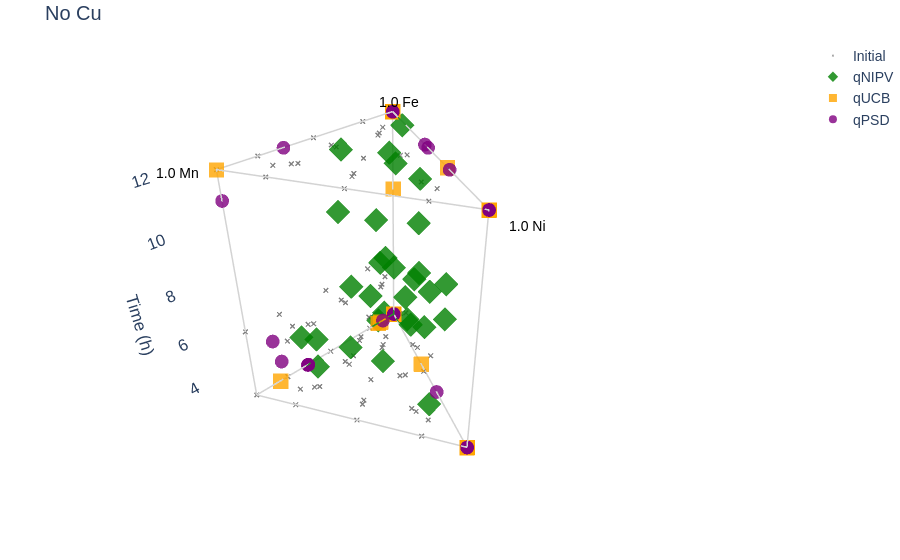
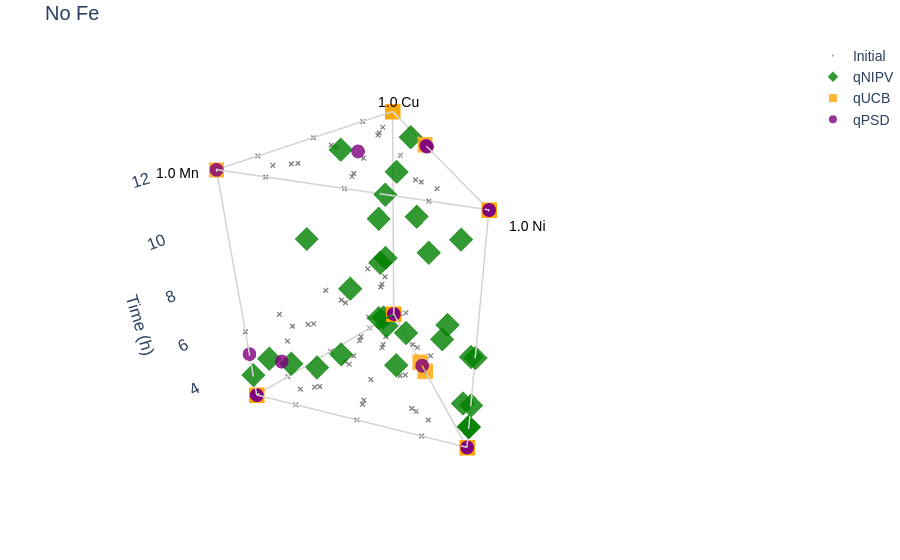
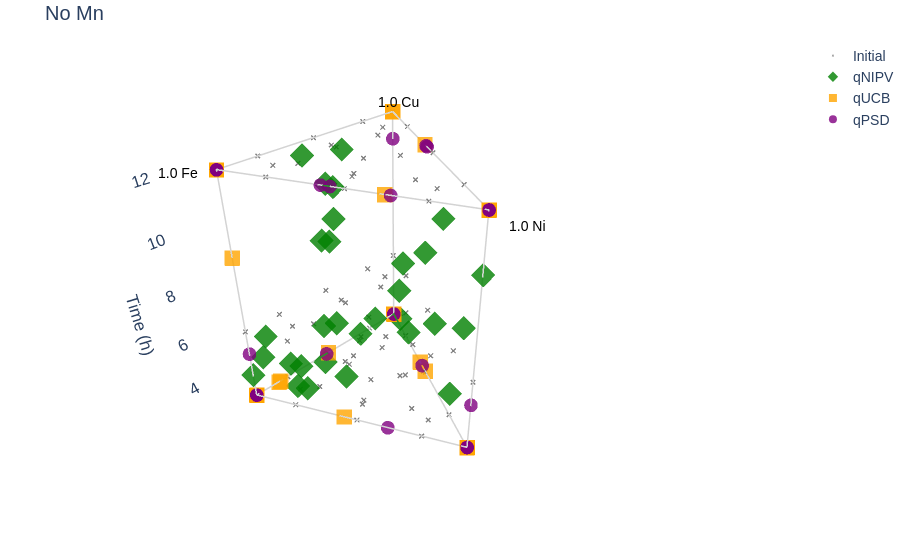
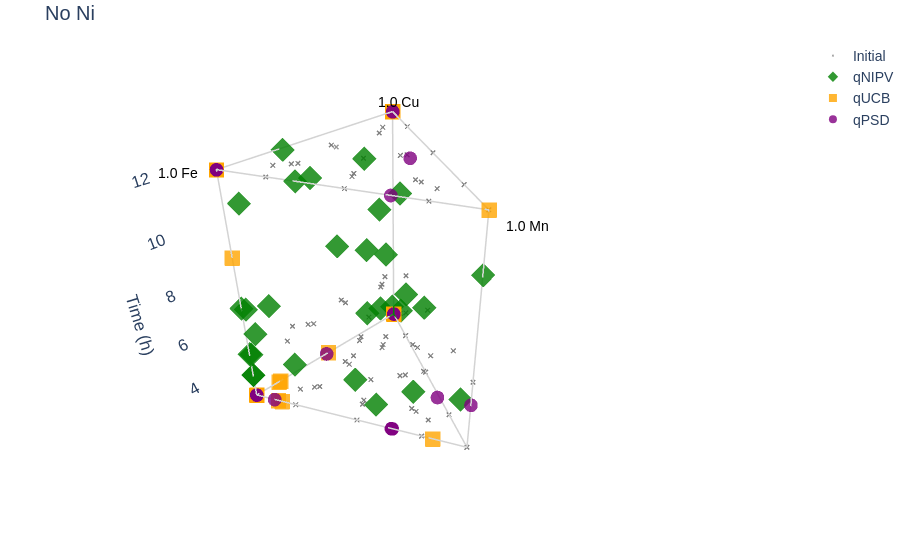

Notebook cell for these charts, in order:
### Code cell
# Prism plot of ternary diagram with Time as z axis value

import numpy as np
import plotly.graph_objects as go

# Set TMs
tms = ["Cu", "Fe", "Mn", "Ni"]

# Set z axis value
z_feature = "Time"
z_label = "Time (h)"

for i in range(len(tms)):

    other_tms = tms.copy()
    other_tms.remove(tms[i]) # removes a TM, length is 3

    # Make a ternary plot (equilateral triangle) in 2D cartesian
    total = combined_df[other_tms[0]] + combined_df[other_tms[1]] + combined_df[other_tms[2]]
    f_tm0 = combined_df[other_tms[0]] / total
    f_tm1 = combined_df[other_tms[1]] / total
    f_tm2 = combined_df[other_tms[2]] / total

    # Barycentric transformations such that tm0 vertex is (0, 0), tm1 vertex is (1, 0), tm2 vertex is (0.5, sqrt(3)/2)
    combined_df['X'] = f_tm1 + 0.5 * f_tm2
    combined_df['Y'] = f_tm2 * (np.sqrt(3) / 2)

    # Original dataset plotted in grey
    initial = combined_df[combined_df["Dataset"] == "initial"]
    qNIPV = combined_df[combined_df["Dataset"] == "qNIPV"]
    qUCB = combined_df[combined_df["Dataset"] == "qUCB"]
    qPSD = combined_df[combined_df["Dataset"] == "qPSD"]
    data = [go.Scatter3d(x=initial['X'], y=initial['Y'], z=initial[z_feature], mode='markers', name='Initial', marker=dict(size=2, color="grey", symbol="x"), opacity=0.8),
            go.Scatter3d(x=qNIPV['X'], y=qNIPV['Y'], z=qNIPV[z_feature], mode='markers', name='qNIPV', marker=dict(color='green', symbol='diamond'), opacity=0.8),
            go.Scatter3d(x=qUCB['X'], y=qUCB['Y'], z=qUCB[z_feature], mode='markers', name='qUCB', marker=dict(color='orange', symbol='square'), opacity=0.8),
            go.Scatter3d(x=qPSD['X'], y=qPSD['Y'], z=qPSD[z_feature], mode='markers', name='qPSD', marker=dict(color='purple', symbol='circle'), opacity=0.8)
    ]

    fig = go.Figure(data)

    # Prism outline using Cartesian coordinates of the 3 corners of the equilateral triangle
    corners = {
        other_tms[0]: (0.0, 0.0),
        other_tms[1]: (1.0, 0.0),
        other_tms[2]: (0.5, np.sqrt(3)/2)
    }
    z_min, z_max = combined_df[z_feature].min(), combined_df[z_feature].max()

    # Vertical wireframe line for each element corner from base to top
    for label, (cx, cy) in corners.items():
        fig.add_trace(go.Scatter3d(
            x=[cx, cx], y=[cy, cy], z=[z_min, z_max],
            mode='lines',
            line=dict(color='lightgray', width=3),
            name=f'{label} Axis Edge',
            showlegend=False
        ))

    # Lines betwen each corner at the base and top
    z_values = (z_min, z_max)
    for z in z_values:
        fig.add_trace(go.Scatter3d(
            x=[corners[other_tms[0]][0], corners[other_tms[1]][0], corners[other_tms[2]][0], corners[other_tms[0]][0]],
            y=[corners[other_tms[0]][1], corners[other_tms[1]][1], corners[other_tms[2]][1], corners[other_tms[0]][1]],
            z=[z, z, z, z],
            mode='lines',
            line=dict(color='lightgray', width=3),
            name='Base',
            showlegend=False
        ))

    # Position of corner labels
    centroid = np.array([0.5, np.sqrt(3)/6])
    scale = 1.25  # 25% larger triangle

    tm0_label = centroid + scale * (corners[other_tms[0]] - centroid)
    tm1_label = centroid + scale * (corners[other_tms[1]] - centroid)
    tm2_label = centroid + scale * (corners[other_tms[2]] - centroid)

    # Hide default 3D grid and add labels
    fig.update_layout(
        font=dict(family="Arial", size=14),
        scene=dict(

            xaxis=dict(showgrid=False, zeroline=False, showticklabels=False, title="", showbackground=False),
            yaxis=dict(showgrid=False, zeroline=False, showticklabels=False, title="", showbackground=False),
            zaxis=dict(title=z_label, showgrid=False, showbackground=False),

            annotations=[
                dict(x=tm0_label[0], y=tm0_label[1], z=z_max, text=f"1.0 {other_tms[0]}", showarrow=False, font=dict(color="black")),
                dict(x=tm1_label[0], y=tm1_label[1], z=z_max, text=f"1.0 {other_tms[1]}", showarrow=False, font=dict(color="black")),
                dict(x=tm2_label[0], y=tm2_label[1], z=z_max, text=f"1.0 {other_tms[2]}", showarrow=False, font=dict(color="black")),
            ]
        ),
        title = f"No {tms[i]}",
        margin=dict(l=0, r=0, b=0, t=40),
    )

    fig.show()

### Figure 1 — Plotly figure (JSON) as saved in the notebook; plotly's stock layout.template omitted (floating-point values rounded to 4 significant figures; data arrays with more than 128 entries replaced by an {"elided": "..."} marker saying what was removed)
{"data": [{"marker": {"color": "grey", "size": 2, "symbol": "x"}, "mode": "markers", "name": "Initial", "opacity": 0.8, "type": "scatter3d", "x": {"elided": "263 float values"}, "y": {"elided": "263 float values"}, "z": {"elided": "263 float values"}}, {"marker": {"color": "green", "symbol": "diamond"}, "mode": "markers", "name": "qNIPV", "opacity": 0.8, "type": "scatter3d", "x": [0.08906, 0.2474, 0.4879, 0.5213, 0.5042, 0.5492, 0.1882, 0.2111, 0.553, 0.4852, 0.6781, 0.3977, 0.2358, 0.1295, 0.1037, 0.1069, 0.1354, 0.5617, 0.2562, 0.6466, 0.82, 0.2741, 0.1117, 0.5661, 0.2308, 0.5919, 0.7378, 0.5313, 0.3817, 0.6809], "y": [0.08012, 0.3455, 0.6999, 0.6663, 0.1663, 0.4286, 0.326, 0.2009, 0.1786, 0.3328, 0.5575, 0.04397, 0.04616, 0.0, 0.1464, 0.173, 0.2345, 0.6177, 0.3741, 0.3325, 0.2692, 0.4585, 0.1925, 0.4269, 0.3998, 0.0, 0.06522, 0.7336, 0.3162, 0.5376], "z": [6.0, 7.0, 9.0, 4.0, 12.0, 7.0, 7.0, 11.0, 10.0, 6.0, 10.0, 3.0, 5.0, 8.0, 12.0, 5.0, 4.0, 11.0, 11.0, 8.0, 5.0, 7.0, 4.0, 9.0, 5.0, 4.0, 5.0, 8.0, 12.0, 6.0]}, {"marker": {"color": "orange", "symbol": "square"}, "mode": "markers", "name": "qUCB", "opacity": 0.8, "type": "scatter3d", "x": [0.2188, 1.0, 0.0, 0.5, 0.0, NaN, NaN, 0.5, 0.5, 0.5, 0.0, 0.1118, 0.0, 0.0, NaN, 0.5, 0.5, 0.0, 0.3227, 0.5, 0.0, 0.0, 0.5, 0.0, 0.8485, 0.1307, 0.0, 0.5, 0.5, NaN], "y": [0.3791, 0.0, 0.0, 0.866, 0.0, NaN, NaN, 0.866, 0.866, 0.866, 0.0, 0.0, 0.0, 0.0, NaN, 0.866, 0.866, 0.0, 0.559, 0.866, 0.0, 0.0, 0.866, 0.0, 0.0, 0.0, 0.0, 0.866, 0.866, NaN], "z": [3.0, 12.0, 3.0, 12.0, 12.0, 3.0, 12.0, 12.0, 3.0, 3.0, 3.0, 3.0, 3.0, 3.0, 3.0, 3.0, 3.0, 12.0, 12.0, 12.0, 9.0, 3.0, 3.0, 3.0, 3.0, 3.0, 12.0, 12.0, 3.0, 12.0]}, {"marker": {"color": "purple", "symbol": "circle"}, "mode": "markers", "name": "qPSD", "opacity": 0.8, "type": "scatter3d", "x": [0.663, NaN, 0.5, 0.2227, 0.5, 0.0, 0.0, 0.0928, 0.0, 0.5, 0.5, 0.3222, 0.5, 0.5, 0.8607, 0.0, NaN, 0.6609, 0.0, 1.0, 0.5, 0.6649, 0.205, 0.0, 0.6668, 0.5, 0.3331, 0.9212, 0.5, 0.0], "y": [0.0, NaN, 0.866, 0.3857, 0.866, 0.0, 0.0, 0.0, 0.0, 0.866, 0.866, 0.5582, 0.866, 0.866, 0.0, 0.0, NaN, 0.0, 0.0, 0.0, 0.866, 0.0, 0.3551, 0.0, 0.0, 0.866, 0.5769, 0.1366, 0.866, 0.0], "z": [3.0, 3.0, 12.0, 12.0, 3.0, 12.0, 3.0, 3.0, 3.0, 12.0, 3.0, 3.0, 12.0, 12.0, 5.0, 3.0, 3.0, 3.0, 12.0, 11.0, 3.0, 3.0, 12.0, 12.0, 12.0, 12.0, 12.0, 5.0, 3.0, 3.0]}, {"line": {"color": "lightgray", "width": 3}, "mode": "lines", "name": "Fe Axis Edge", "showlegend": false, "type": "scatter3d", "x": [0, 0], "y": [0, 0], "z": [3, 12]}, {"line": {"color": "lightgray", "width": 3}, "mode": "lines", "name": "Mn Axis Edge", "showlegend": false, "type": "scatter3d", "x": [1, 1], "y": [0, 0], "z": [3, 12]}, {"line": {"color": "lightgray", "width": 3}, "mode": "lines", "name": "Ni Axis Edge", "showlegend": false, "type": "scatter3d", "x": [0.5, 0.5], "y": [0.866, 0.866], "z": [3, 12]}, {"line": {"color": "lightgray", "width": 3}, "mode": "lines", "name": "Base", "showlegend": false, "type": "scatter3d", "x": [0, 1, 0.5, 0], "y": [0, 0, 0.866, 0], "z": [3, 3, 3, 3]}, {"line": {"color": "lightgray", "width": 3}, "mode": "lines", "name": "Base", "showlegend": false, "type": "scatter3d", "x": [0, 1, 0.5, 0], "y": [0, 0, 0.866, 0], "z": [12, 12, 12, 12]}], "layout": {"font": {"family": "Arial", "size": 14}, "margin": {"b": 0, "l": 0, "r": 0, "t": 40}, "scene": {"annotations": [{"font": {"color": "black"}, "showarrow": false, "text": "1.0 Fe", "x": -0.125, "y": -0.07217, "z": 12}, {"font": {"color": "black"}, "showarrow": false, "text": "1.0 Mn", "x": 1.125, "y": -0.07217, "z": 12}, {"font": {"color": "black"}, "showarrow": false, "text": "1.0 Ni", "x": 0.5, "y": 1.01, "z": 12}], "xaxis": {"showbackground": false, "showgrid": false, "showticklabels": false, "title": {"text": ""}, "zeroline": false}, "yaxis": {"showbackground": false, "showgrid": false, "showticklabels": false, "title": {"text": ""}, "zeroline": false}, "zaxis": {"showbackground": false, "showgrid": false, "title": {"text": "Time (h)"}}}, "title": {"text": "No Cu"}}}

### Figure 2 — Plotly figure (JSON) as saved in the notebook; plotly's stock layout.template omitted (floating-point values rounded to 4 significant figures; data arrays with more than 128 entries replaced by an {"elided": "..."} marker saying what was removed)
{"data": [{"marker": {"color": "grey", "size": 2, "symbol": "x"}, "mode": "markers", "name": "Initial", "opacity": 0.8, "type": "scatter3d", "x": {"elided": "263 float values"}, "y": {"elided": "263 float values"}, "z": {"elided": "263 float values"}}, {"marker": {"color": "green", "symbol": "diamond"}, "mode": "markers", "name": "qNIPV", "opacity": 0.8, "type": "scatter3d", "x": [0.6582, 0.5062, 0.3527, 0.207, 0.5053, 0.5782, 0.5, 0.2762, 0.8054, 0.4701, 0.6781, 0.4772, 0.8984, 0.1105, 0.1862, 0.5169, 0.5, 0.5275, 0.5426, 0.6611, 0.827, 0.5087, 0.5013, 0.5657, 0.5, 1.0, 0.9514, 0.5522, 0.6765, 0.487], "y": [0.5921, 0.7069, 0.5059, 0.2646, 0.1667, 0.4511, 0.866, 0.2628, 0.2601, 0.3224, 0.5575, 0.05275, 0.1759, 0.0, 0.2629, 0.8367, 0.866, 0.5801, 0.7923, 0.3399, 0.2715, 0.8509, 0.8637, 0.4266, 0.866, 0.0, 0.0841, 0.7625, 0.5603, 0.3845], "z": [6.0, 7.0, 9.0, 4.0, 12.0, 7.0, 7.0, 11.0, 10.0, 6.0, 10.0, 3.0, 5.0, 8.0, 12.0, 5.0, 4.0, 11.0, 11.0, 8.0, 5.0, 7.0, 4.0, 9.0, 5.0, 4.0, 5.0, 8.0, 12.0, 6.0]}, {"marker": {"color": "orange", "symbol": "square"}, "mode": "markers", "name": "qUCB", "opacity": 0.8, "type": "scatter3d", "x": [0.5, 1.0, NaN, 0.5, NaN, 0.0, 0.0, 0.2057, 0.5, 0.5, NaN, 1.0, 0.0, 0.0, 0.0, 0.5, 0.246, NaN, 0.5, 0.5, NaN, NaN, 0.5, 0.0, 1.0, 1.0, NaN, 0.5, 0.2095, 0.0], "y": [0.866, 0.0, NaN, 0.866, NaN, 0.0, 0.0, 0.3564, 0.866, 0.866, NaN, 0.0, 0.0, 0.0, 0.0, 0.866, 0.4261, NaN, 0.866, 0.866, NaN, NaN, 0.866, 0.0, 0.0, 0.0, NaN, 0.866, 0.363, 0.0], "z": [3.0, 12.0, 3.0, 12.0, 12.0, 3.0, 12.0, 12.0, 3.0, 3.0, 3.0, 3.0, 3.0, 3.0, 3.0, 3.0, 3.0, 12.0, 12.0, 12.0, 9.0, 3.0, 3.0, 3.0, 3.0, 3.0, 12.0, 12.0, 3.0, 12.0]}, {"marker": {"color": "purple", "symbol": "circle"}, "mode": "markers", "name": "qPSD", "opacity": 0.8, "type": "scatter3d", "x": [1.0, 0.0, 0.5, 0.5, 0.5, NaN, NaN, 1.0, 0.0, 0.2114, 0.5, 0.5, 0.2168, 0.5, 1.0, NaN, 0.0, 1.0, NaN, 0.2383, 0.5, 1.0, 0.5, NaN, 1.0, 0.5, 0.5, 0.9212, 0.2241, NaN], "y": [0.0, 0.0, 0.866, 0.866, 0.866, NaN, NaN, 0.0, 0.0, 0.3661, 0.866, 0.866, 0.3755, 0.866, 0.0, NaN, 0.0, 0.0, NaN, 0.0, 0.866, 0.0, 0.866, NaN, 0.0, 0.866, 0.866, 0.1366, 0.3882, NaN], "z": [3.0, 3.0, 12.0, 12.0, 3.0, 12.0, 3.0, 3.0, 3.0, 12.0, 3.0, 3.0, 12.0, 12.0, 5.0, 3.0, 3.0, 3.0, 12.0, 11.0, 3.0, 3.0, 12.0, 12.0, 12.0, 12.0, 12.0, 5.0, 3.0, 3.0]}, {"line": {"color": "lightgray", "width": 3}, "mode": "lines", "name": "Cu Axis Edge", "showlegend": false, "type": "scatter3d", "x": [0, 0], "y": [0, 0], "z": [3, 12]}, {"line": {"color": "lightgray", "width": 3}, "mode": "lines", "name": "Mn Axis Edge", "showlegend": false, "type": "scatter3d", "x": [1, 1], "y": [0, 0], "z": [3, 12]}, {"line": {"color": "lightgray", "width": 3}, "mode": "lines", "name": "Ni Axis Edge", "showlegend": false, "type": "scatter3d", "x": [0.5, 0.5], "y": [0.866, 0.866], "z": [3, 12]}, {"line": {"color": "lightgray", "width": 3}, "mode": "lines", "name": "Base", "showlegend": false, "type": "scatter3d", "x": [0, 1, 0.5, 0], "y": [0, 0, 0.866, 0], "z": [3, 3, 3, 3]}, {"line": {"color": "lightgray", "width": 3}, "mode": "lines", "name": "Base", "showlegend": false, "type": "scatter3d", "x": [0, 1, 0.5, 0], "y": [0, 0, 0.866, 0], "z": [12, 12, 12, 12]}], "layout": {"font": {"family": "Arial", "size": 14}, "margin": {"b": 0, "l": 0, "r": 0, "t": 40}, "scene": {"annotations": [{"font": {"color": "black"}, "showarrow": false, "text": "1.0 Cu", "x": -0.125, "y": -0.07217, "z": 12}, {"font": {"color": "black"}, "showarrow": false, "text": "1.0 Mn", "x": 1.125, "y": -0.07217, "z": 12}, {"font": {"color": "black"}, "showarrow": false, "text": "1.0 Ni", "x": 0.5, "y": 1.01, "z": 12}], "xaxis": {"showbackground": false, "showgrid": false, "showticklabels": false, "title": {"text": ""}, "zeroline": false}, "yaxis": {"showbackground": false, "showgrid": false, "showticklabels": false, "title": {"text": ""}, "zeroline": false}, "zaxis": {"showbackground": false, "showgrid": false, "title": {"text": "Time (h)"}}}, "title": {"text": "No Fe"}}}

### Figure 3 — Plotly figure (JSON) as saved in the notebook; plotly's stock layout.template omitted (floating-point values rounded to 4 significant figures; data arrays with more than 128 entries replaced by an {"elided": "..."} marker saying what was removed)
{"data": [{"marker": {"color": "grey", "size": 2, "symbol": "x"}, "mode": "markers", "name": "Initial", "opacity": 0.8, "type": "scatter3d", "x": {"elided": "263 float values"}, "y": {"elided": "263 float values"}, "z": {"elided": "263 float values"}}, {"marker": {"color": "green", "symbol": "diamond"}, "mode": "markers", "name": "qNIPV", "opacity": 0.8, "type": "scatter3d", "x": [0.9517, 0.7572, 0.3638, 0.1934, 0.5011, 0.5294, 0.8118, 0.5879, 0.7699, 0.4849, 0.5, 0.5802, 0.9663, 0.4548, 0.6641, 0.8994, 0.8646, 0.4655, 0.775, 0.5161, 0.512, 0.7328, 0.8888, 0.4995, 0.7692, 1.0, 0.8744, 0.5211, 0.772, 0.3079], "y": [0.0837, 0.3476, 0.4972, 0.2691, 0.1681, 0.5033, 0.326, 0.1497, 0.3076, 0.3134, 0.866, 0.04236, 0.05836, 0.0, 0.1085, 0.1743, 0.2345, 0.6561, 0.3898, 0.4855, 0.7657, 0.4629, 0.1926, 0.4915, 0.3998, 0.0, 0.2175, 0.8156, 0.3948, 0.5187], "z": [6.0, 7.0, 9.0, 4.0, 12.0, 7.0, 7.0, 11.0, 10.0, 6.0, 10.0, 3.0, 5.0, 8.0, 12.0, 5.0, 4.0, 11.0, 11.0, 8.0, 5.0, 7.0, 4.0, 9.0, 5.0, 4.0, 5.0, 8.0, 12.0, 6.0]}, {"marker": {"color": "orange", "symbol": "square"}, "mode": "markers", "name": "qUCB", "opacity": 0.8, "type": "scatter3d", "x": [0.7812, NaN, 1.0, 0.5, 1.0, 0.0, 0.0, 0.2057, 0.5, 0.5, 1.0, 1.0, 0.8476, 0.5174, 0.0, 0.5, 0.246, 1.0, 0.6772, 0.5, 1.0, 1.0, 0.5, 0.8587, 1.0, 1.0, 1.0, 0.5, 0.2095, 0.0], "y": [0.3791, NaN, 0.0, 0.866, 0.0, 0.0, 0.0, 0.3564, 0.866, 0.866, 0.0, 0.0, 0.0, 0.0, 0.0, 0.866, 0.4261, 0.0, 0.559, 0.866, 0.0, 0.0, 0.866, 0.0, 0.0, 0.0, 0.0, 0.866, 0.363, 0.0], "z": [3.0, 12.0, 3.0, 12.0, 12.0, 3.0, 12.0, 12.0, 3.0, 3.0, 3.0, 3.0, 3.0, 3.0, 3.0, 3.0, 3.0, 12.0, 12.0, 12.0, 9.0, 3.0, 3.0, 3.0, 3.0, 3.0, 12.0, 12.0, 3.0, 12.0]}, {"marker": {"color": "purple", "symbol": "circle"}, "mode": "markers", "name": "qPSD", "opacity": 0.8, "type": "scatter3d", "x": [1.0, 0.0, 0.5, 0.7773, 0.5, 1.0, 1.0, 1.0, 0.5316, 0.2114, 0.5, 0.6777, 0.2168, 0.5, 1.0, 1.0, 0.0, 1.0, 1.0, 0.0, 0.5, 1.0, 0.795, 1.0, 1.0, 0.5, 0.6669, 0.5, 0.2241, 1.0], "y": [0.0, 0.0, 0.866, 0.3857, 0.866, 0.0, 0.0, 0.0, 0.0, 0.3661, 0.866, 0.5582, 0.3755, 0.866, 0.0, 0.0, 0.0, 0.0, 0.0, 0.0, 0.866, 0.0, 0.3551, 0.0, 0.0, 0.866, 0.5769, 0.866, 0.3882, 0.0], "z": [3.0, 3.0, 12.0, 12.0, 3.0, 12.0, 3.0, 3.0, 3.0, 12.0, 3.0, 3.0, 12.0, 12.0, 5.0, 3.0, 3.0, 3.0, 12.0, 11.0, 3.0, 3.0, 12.0, 12.0, 12.0, 12.0, 12.0, 5.0, 3.0, 3.0]}, {"line": {"color": "lightgray", "width": 3}, "mode": "lines", "name": "Cu Axis Edge", "showlegend": false, "type": "scatter3d", "x": [0, 0], "y": [0, 0], "z": [3, 12]}, {"line": {"color": "lightgray", "width": 3}, "mode": "lines", "name": "Fe Axis Edge", "showlegend": false, "type": "scatter3d", "x": [1, 1], "y": [0, 0], "z": [3, 12]}, {"line": {"color": "lightgray", "width": 3}, "mode": "lines", "name": "Ni Axis Edge", "showlegend": false, "type": "scatter3d", "x": [0.5, 0.5], "y": [0.866, 0.866], "z": [3, 12]}, {"line": {"color": "lightgray", "width": 3}, "mode": "lines", "name": "Base", "showlegend": false, "type": "scatter3d", "x": [0, 1, 0.5, 0], "y": [0, 0, 0.866, 0], "z": [3, 3, 3, 3]}, {"line": {"color": "lightgray", "width": 3}, "mode": "lines", "name": "Base", "showlegend": false, "type": "scatter3d", "x": [0, 1, 0.5, 0], "y": [0, 0, 0.866, 0], "z": [12, 12, 12, 12]}], "layout": {"font": {"family": "Arial", "size": 14}, "margin": {"b": 0, "l": 0, "r": 0, "t": 40}, "scene": {"annotations": [{"font": {"color": "black"}, "showarrow": false, "text": "1.0 Cu", "x": -0.125, "y": -0.07217, "z": 12}, {"font": {"color": "black"}, "showarrow": false, "text": "1.0 Fe", "x": 1.125, "y": -0.07217, "z": 12}, {"font": {"color": "black"}, "showarrow": false, "text": "1.0 Ni", "x": 0.5, "y": 1.01, "z": 12}], "xaxis": {"showbackground": false, "showgrid": false, "showticklabels": false, "title": {"text": ""}, "zeroline": false}, "yaxis": {"showbackground": false, "showgrid": false, "showticklabels": false, "title": {"text": ""}, "zeroline": false}, "zaxis": {"showbackground": false, "showgrid": false, "title": {"text": "Time (h)"}}}, "title": {"text": "No Mn"}}}

### Figure 4 — Plotly figure (JSON) as saved in the notebook; plotly's stock layout.template omitted (floating-point values rounded to 4 significant figures; data arrays with more than 128 entries replaced by an {"elided": "..."} marker saying what was removed)
{"data": [{"marker": {"color": "grey", "size": 2, "symbol": "x"}, "mode": "markers", "name": "Initial", "opacity": 0.8, "type": "scatter3d", "x": {"elided": "263 float values"}, "y": {"elided": "263 float values"}, "z": {"elided": "263 float values"}}, {"marker": {"color": "green", "symbol": "diamond"}, "mode": "markers", "name": "qNIPV", "opacity": 0.8, "type": "scatter3d", "x": [0.9764, 0.8976, 0.2194, 0.08809, 0.5009, 0.538, 1.0, 0.5978, 0.6901, 0.4835, 0.5, 0.5612, 0.8896, 0.4577, 0.6847, 0.9956, 1.0, 0.4251, 0.9646, 0.5146, 0.506, 0.99, 0.9996, 0.4994, 1.0, 0.7041, 0.6214, 0.6182, 0.8431, 0.2467], "y": [0.04085, 0.06457, 0.1062, 0.0642, 0.2932, 0.397, 0.0, 0.06836, 0.4727, 0.2615, 0.866, 0.2372, 0.1913, 0.05491, 0.01383, 0.007576, 0.0, 0.41, 0.06128, 0.5211, 0.816, 0.0173, 0.0006681, 0.3982, 0.0, 0.5126, 0.6557, 0.5828, 0.2717, 0.4081], "z": [6.0, 7.0, 9.0, 4.0, 12.0, 7.0, 7.0, 11.0, 10.0, 6.0, 10.0, 3.0, 5.0, 8.0, 12.0, 5.0, 4.0, 11.0, 11.0, 8.0, 5.0, 7.0, 4.0, 9.0, 5.0, 4.0, 5.0, 8.0, 12.0, 6.0]}, {"marker": {"color": "orange", "symbol": "square"}, "mode": "markers", "name": "qUCB", "opacity": 0.8, "type": "scatter3d", "x": [1.0, 0.5, 1.0, NaN, 1.0, 0.0, 0.0, 0.0, NaN, NaN, 1.0, 0.9441, 0.8476, 0.5174, 0.0, NaN, 0.0, 1.0, 1.0, NaN, 1.0, 1.0, NaN, 0.8587, 0.5757, 0.9346, 1.0, NaN, 0.0, 0.0], "y": [0.0, 0.866, 0.0, NaN, 0.0, 0.0, 0.0, 0.0, NaN, NaN, 0.0, 0.09682, 0.0, 0.0, 0.0, NaN, 0.0, 0.0, 0.0, NaN, 0.0, 0.0, NaN, 0.0, 0.7348, 0.1132, 0.0, NaN, 0.0, 0.0], "z": [3.0, 12.0, 3.0, 12.0, 12.0, 3.0, 12.0, 12.0, 3.0, 3.0, 3.0, 3.0, 3.0, 3.0, 3.0, 3.0, 3.0, 12.0, 12.0, 12.0, 9.0, 3.0, 3.0, 3.0, 3.0, 3.0, 12.0, 12.0, 3.0, 12.0]}, {"marker": {"color": "purple", "symbol": "circle"}, "mode": "markers", "name": "qPSD", "opacity": 0.8, "type": "scatter3d", "x": [0.6685, 0.0, NaN, 1.0, NaN, 1.0, 1.0, 0.9536, 0.5316, 0.0, NaN, 1.0, 0.0, NaN, 0.5696, 1.0, 0.0, 0.6696, 1.0, 0.1192, NaN, 0.6676, 1.0, 1.0, 0.6666, NaN, 1.0, 0.5, 0.0, 1.0], "y": [0.5742, 0.0, NaN, 0.0, NaN, 0.0, 0.0, 0.08037, 0.0, 0.0, NaN, 0.0, 0.0, NaN, 0.7454, 0.0, 0.0, 0.5724, 0.0, 0.2064, NaN, 0.5758, 0.0, 0.0, 0.5775, NaN, 0.0, 0.866, 0.0, 0.0], "z": [3.0, 3.0, 12.0, 12.0, 3.0, 12.0, 3.0, 3.0, 3.0, 12.0, 3.0, 3.0, 12.0, 12.0, 5.0, 3.0, 3.0, 3.0, 12.0, 11.0, 3.0, 3.0, 12.0, 12.0, 12.0, 12.0, 12.0, 5.0, 3.0, 3.0]}, {"line": {"color": "lightgray", "width": 3}, "mode": "lines", "name": "Cu Axis Edge", "showlegend": false, "type": "scatter3d", "x": [0, 0], "y": [0, 0], "z": [3, 12]}, {"line": {"color": "lightgray", "width": 3}, "mode": "lines", "name": "Fe Axis Edge", "showlegend": false, "type": "scatter3d", "x": [1, 1], "y": [0, 0], "z": [3, 12]}, {"line": {"color": "lightgray", "width": 3}, "mode": "lines", "name": "Mn Axis Edge", "showlegend": false, "type": "scatter3d", "x": [0.5, 0.5], "y": [0.866, 0.866], "z": [3, 12]}, {"line": {"color": "lightgray", "width": 3}, "mode": "lines", "name": "Base", "showlegend": false, "type": "scatter3d", "x": [0, 1, 0.5, 0], "y": [0, 0, 0.866, 0], "z": [3, 3, 3, 3]}, {"line": {"color": "lightgray", "width": 3}, "mode": "lines", "name": "Base", "showlegend": false, "type": "scatter3d", "x": [0, 1, 0.5, 0], "y": [0, 0, 0.866, 0], "z": [12, 12, 12, 12]}], "layout": {"font": {"family": "Arial", "size": 14}, "margin": {"b": 0, "l": 0, "r": 0, "t": 40}, "scene": {"annotations": [{"font": {"color": "black"}, "showarrow": false, "text": "1.0 Cu", "x": -0.125, "y": -0.07217, "z": 12}, {"font": {"color": "black"}, "showarrow": false, "text": "1.0 Fe", "x": 1.125, "y": -0.07217, "z": 12}, {"font": {"color": "black"}, "showarrow": false, "text": "1.0 Mn", "x": 0.5, "y": 1.01, "z": 12}], "xaxis": {"showbackground": false, "showgrid": false, "showticklabels": false, "title": {"text": ""}, "zeroline": false}, "yaxis": {"showbackground": false, "showgrid": false, "showticklabels": false, "title": {"text": ""}, "zeroline": false}, "zaxis": {"showbackground": false, "showgrid": false, "title": {"text": "Time (h)"}}}, "title": {"text": "No Ni"}}}
